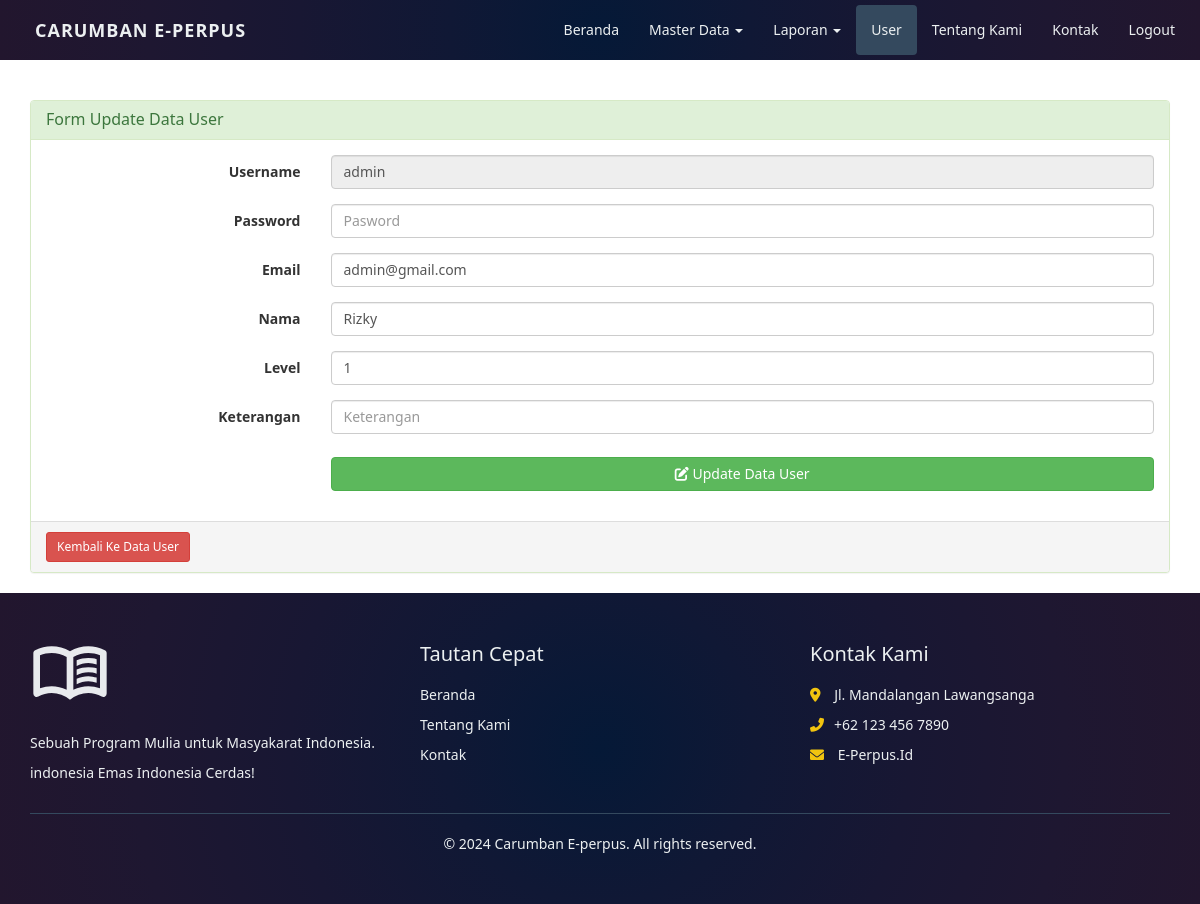
Screenshot of /index.php?page=user&actions=edit&id=admin (signed in) with the database file from the repository.
### tables this page shows
CREATE TABLE `user` (
  `username` varchar(25) NOT NULL,
  `password` varchar(50) NOT NULL,
  `email` varchar(50) NOT NULL,
  `nama` varchar(50) NOT NULL,
  `level` int(11) NOT NULL,
  `ket` varchar(50) NOT NULL
);

### views/user_edit.php (the view, shortened to what this page needs)
<?php
$sql = "SELECT *FROM user WHERE username ='" . $_GET['id'] . "'";
$query = mysqli_query($koneksi, $sql) or die("SQL Detail error");
$data = mysqli_fetch_array($query);
?>
<div class="container">
    <div class="row">
        <div class="col-xs-12">
            <div class="panel panel-success">
                <div class="panel-heading">
                    <h3 class="panel-title">Form Update Data User</h3>
                </div>
                <div class="panel-body">
                    <form class="form-horizontal" action="" method="post" enctype="multipart/form-data">
                        <div class="form-group">
                            <label for="username" class="col-sm-3 control-label">Username</label>
                            <div class="col-sm-9">
                                <input type="text" name="username" value="<?= $data['username'] ?>" class="form-control" id="inputEmail3" placeholder="Username" readonly>
                            </div>
                        </div>
                        <div class="form-group">
                            <label for="password" class="col-sm-3 control-label">Password</label>
                            <div class="col-sm-9">
                                <input type="password" name="paswd" value="<?= $data['paswd'] ?>" class="form-control" id="inputEmail3" placeholder="Pasword">
                            </div>
                        </div>
                        <div class="form-group">
                            <label for="email" class="col-sm-3 control-label">Email</label>
                            <div class="col-sm-9">
                                <input type="text" name="email" value="<?= $data['email'] ?>" class="form-control" id="inputEmail3" placeholder="Email">
                            </div>
                        </div>
                        <div class="form-group">
                            <label for="nama" class="col-sm-3 control-label">Nama</label>
                            <div class="col-sm-9">
                                <input type="text" name="nama" value="<?= $data['nama'] ?>" class="form-control" id="inputEmail3" placeholder="Nama">
                            </div>
                        </div>
                        <div class="form-group">
                            <label for="level" class="col-sm-3 control-label">Level</label>
                            <div class="col-sm-9">
                                <input type="text" name="levell" value="<?= $data['level'] ?>" class="form-control" id="levell" placeholder="Level">
                            </div>
                        </div>
                        <div class="form-group">
                            <label for="keterangan" class="col-sm-3 control-label">Keterangan</label>
                            <div class="col-sm-9">
                                <input type="text" name="ket" value="<?= $data['ket'] ?>" class="form-control" id="inputEmail3" placeholder="Keterangan">
                            </div>
                        </div>
                        <div class="form-group">
                            <div class="col-sm-offset-3 col-sm-9">
                                <button type="submit" class="btn btn-success">
                                    <span class="fa fa-edit"></span> Update Data User
                                </button>
                            </div>
                        </div>
                    </form>
                </div>
                <div class="panel-footer">
                    <a href="?page=user&actions=tampil" class="btn btn-danger btn-sm">
                        Kembali Ke Data User
                    </a>
                </div>
            </div>
        </div>
    </div>
</div>

### style/index.css (style rules this page uses)
* { font-family: 'Segoe UI', Tahoma, Geneva, Verdana, sans-serif; }
body { margin-top: 70px; }
button { background-color: #4CAF50; color: white; padding: 14px 20px; margin: 8px 0; border: none; cursor: pointer; width: 100%; }

### rows the page displays
user: username "admin", email "admin@gmail.com", nama "Rizky", levell "1"
